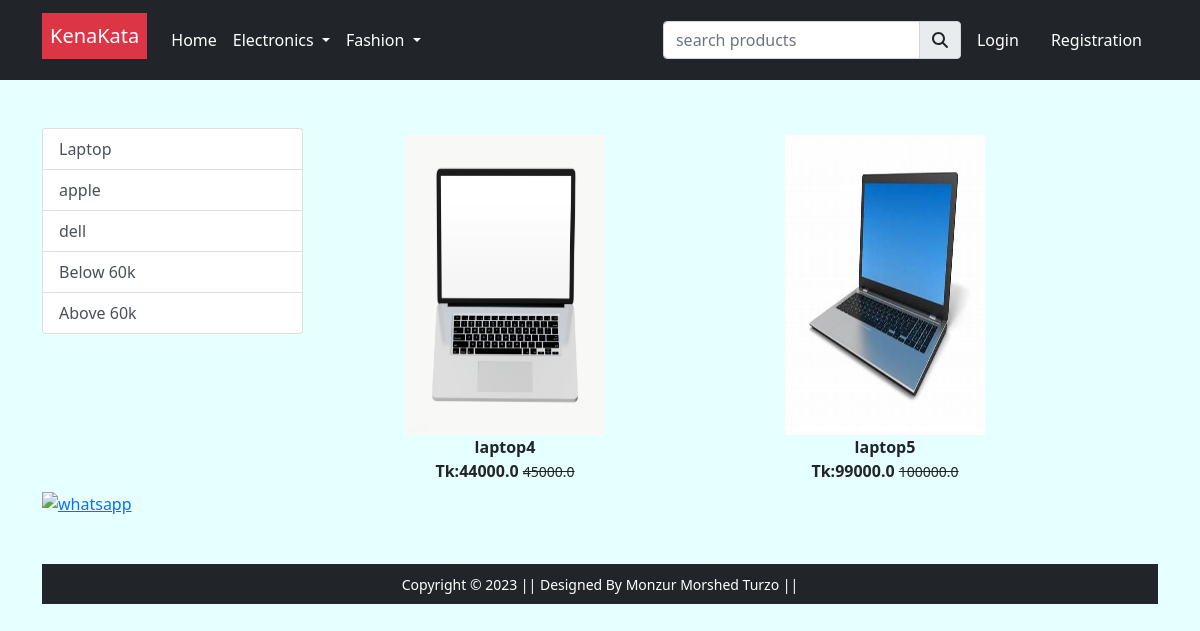
Page /laptop/apple on the earlier database version.
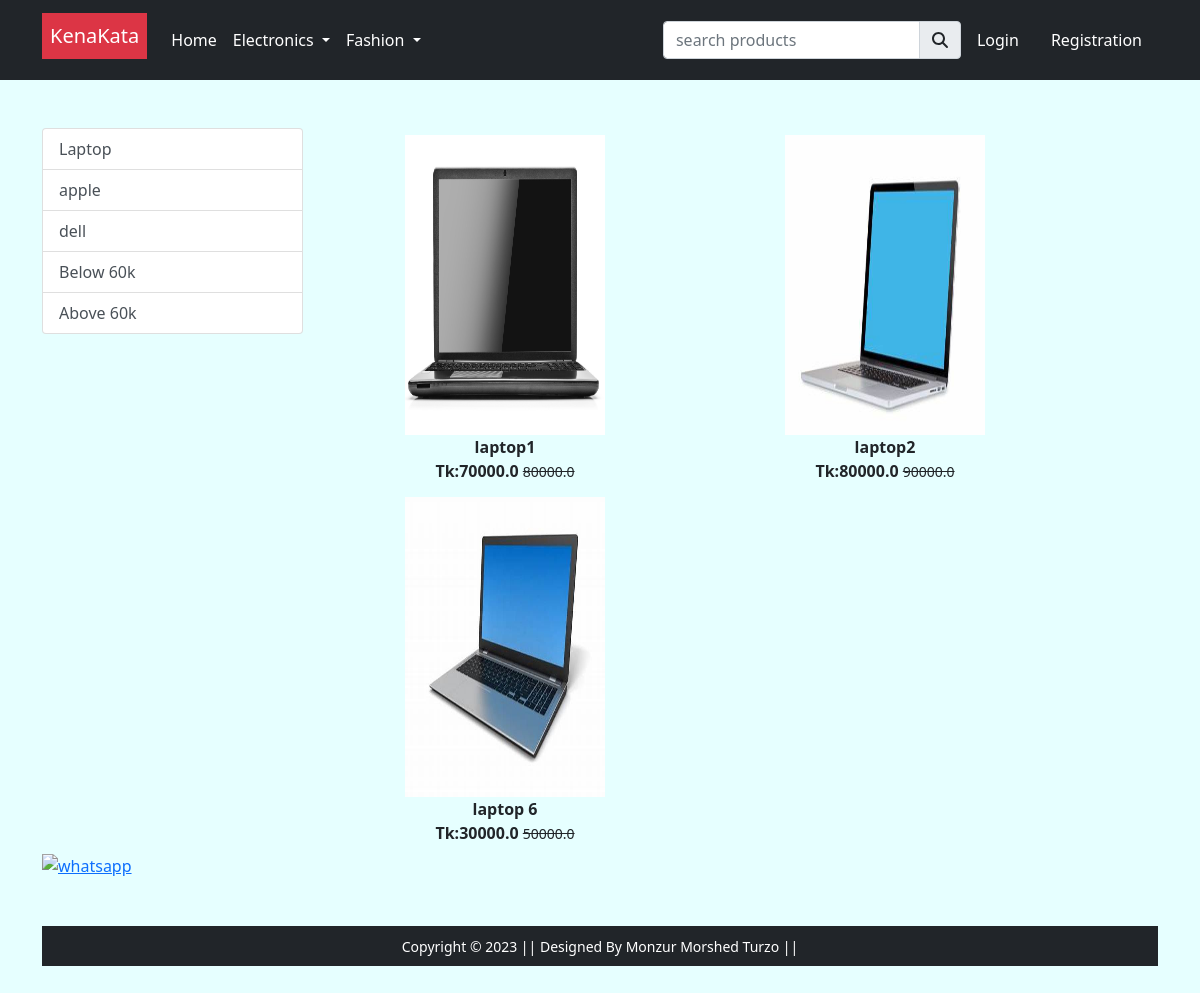
Same page on the later database version.
### app/models.py (models this page shows, shortened)
class Product(models.Model):
    title=models.CharField(max_length=100)
    selling_price=models.FloatField()
    discounted_price=models.FloatField()
    description=models.TextField()
    brand=models.CharField(max_length=100)
    quantity=models.IntegerField(null=True,blank=True,default=5)
    colour=models.CharField(max_length=20,null=True,blank=True)
    size=models.CharField(max_length=20,null=True,blank=True)
    catagory=models.CharField(choices=CATAGORY_CHOICES,max_length=2)
    product_image=models.ImageField(upload_to='productimg')

### app/views.py (the view)
# urls.py: path('laptop', views.laptop, name='laptop'),
def laptop(request,data=None):
    totalitem=0
    if request.user.is_authenticated:
        totalitem= len(Cart.objects.filter(user=request.user))
    if data == None:
        laptops=Product.objects.filter(catagory='L')
    elif data== 'below' :
        laptops=Product.objects.filter(catagory='L').filter(discounted_price__lt=60000)
    elif data== 'above' :
        laptops=Product.objects.filter(catagory='L').filter(discounted_price__gt=60000)
    elif data == 'apple' or 'dell':
        laptops=Product.objects.filter(catagory='L').filter(brand=data)
    return render(request, 'app/laptop.html',{'laptops':laptops,'totalitem':totalitem})

### app/templates/app/laptop.html (shortened to what this page needs)
{% extends 'app/base.html' %}
{% load static %}
{% block main-content %}
<div class="container my-5">
 <div class="row">
  <div class="col-sm-3">
    <div class="list-group">
        <a href="{% url 'laptop' %}" class="list-group-item list-group-item-action" aria-current="true">Laptop</a>
        <a href="{% url 'laptopdata' 'apple' %}" class="list-group-item list-group-item-action" aria-current="true">apple</a>
        <a href="{% url 'laptopdata' 'dell' %}" class="list-group-item list-group-item-action" aria-current="true">dell</a>
        <a href="{% url 'laptopdata' 'below' %}" class="list-group-item list-group-item-action" aria-current="true">Below 60k</a>
        <a href="{% url 'laptopdata' 'above' %}" class="list-group-item list-group-item-action" aria-current="true">Above 60k</a>
        </div>
    </div>
    <div class="col-sm-8">
        <div class="row">
            {% for product in laptops %}
                <div class="col-sm-6 text-center mb-6" >
                    <a href="{% url 'product-detail' product.id %}" class="btn">
                        <div class="item">
                            <img src="{{product.product_image.url}}" alt="" height="300" width="200" class="">
                                <div class="fw-bold"> {{product.title}}</div>
                                    <div class="fw-bold">Tk:{{product.discounted_price}}
                                        <small class="fw-light text-decoration-line-through">
                                            {{product.selling_price}}
                                        </small>
                                    </div>
                         </div>
                    </a>
                </div>
            {% endfor %}
        </div>
    </div>
</div>
{% endblock main-content %}

Differences in the rows shown:
no longer on this page (row edited): Product: product_image (picture), title "laptop4", discounted_price "44000.0", selling_price "45000.0"
no longer on this page (row edited): Product: product_image (picture), title "laptop5", discounted_price "99000.0", selling_price "100000.0"
now on this page (row edited): Product: product_image (picture), title "laptop1", discounted_price "70000.0", selling_price "80000.0"
now on this page (row edited): Product: product_image (picture), title "laptop2", discounted_price "80000.0", selling_price "90000.0"
now on this page (row edited): Product: product_image (picture), title "laptop 6", discounted_price "30000.0", selling_price "50000.0"
